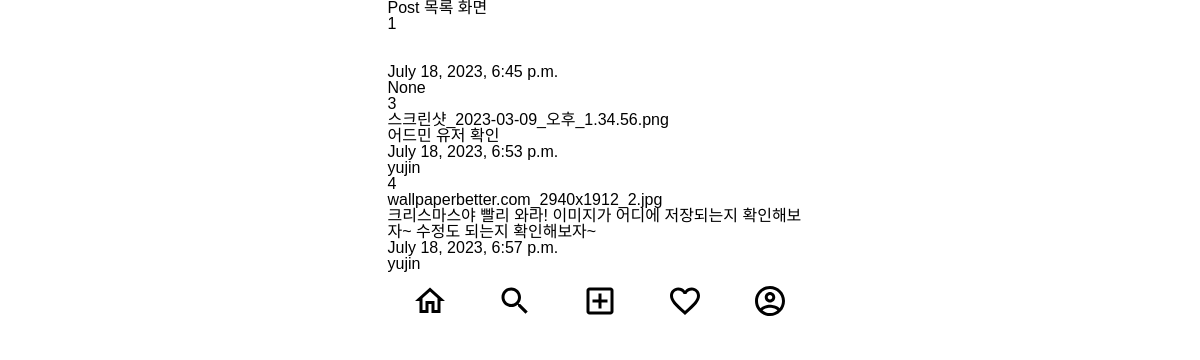
/posts/, run on the app's committed database.
### posts/models.py (models this page shows)
class Post (models.Model):
    image = models.ImageField(verbose_name='이미지', null=True, blank=True)
    content = models.TextField(verbose_name='내용', null=True)
    created_at = models.DateTimeField(verbose_name='작성일', auto_now_add=True)
    view_count = models.IntegerField(verbose_name='조회수', default=0)
    writer = models.ForeignKey(to=User, on_delete=models.CASCADE, verbose_name='작성자', null=True, blank=True)

### posts/views.py (the view)
# urls.py: path('', post_list_view, name = 'post-list'),
def post_list_view(request):
    post_list = Post.objects.all()
    context = {
        'post_list':post_list,
    }
    return render(request, 'posts/post_list.html', context)

### myinsta/templates/posts/post_list.html (shortened to what this page needs)
{% extends 'base.html' %}
{% block content %}
<h1>Post 목록 화면</h1>
    {% for post in post_list %}
    <div>
        {{ post.id }} <br/>
        {{ post.image }} <br/>
        {{ post.content }} <br/>
        {{ post.created_at }} <br/>
        {{ post.writer }} <br/>
    </div>
    {% endfor %}
{% endblock %}

### myinsta/templates/base.html (shortened to what this page needs)
{% load static %}
<!DOCTYPE html>
<html lang="ko">
<head>
    <link rel="stylesheet" href="{% static 'css/reset.css' %}">
    <link rel="stylesheet" href="{% static 'css/index.css' %}">
</head>
<body class="container">
    <div>
        {% block content %}
        {% endblock %}
    </div>
    <div>
        <nav>
            <ul class="bottom-menu-group">
                <li>
                    <a href="{% url 'index' %}">
                        <img src="{% static 'icons/home_outlined_black_36dp.svg' %}" alt="홈">
                    </a>
                </li>
                <li>
                    <img src="{% static 'icons/search_outlined_black_36dp.svg' %}" alt="검색">
                </li>
                <li>
                    <a href="{% url 'posts:post-create' %}">
                        <img src="{% static 'icons/add_box_outlined_black_36dp.svg' %}" alt="글쓰기">
                    </a>
                </li>
                <li>
                    <img src="{% static 'icons/favorite_outlined_black_36dp.svg' %}" alt="좋아요">
                </li>
                <li>
                    <img src="{% static 'icons/account_circle_outlined_black_36dp.svg' %}" alt="프로필">
                </li>
            </ul>
        </nav>
    </div>
</body>
</html>

### myinsta/static/css/index.css (style rules this page uses)
.container { display: flex; flex-direction: column; max-width: 425px; }
body { font-family: 'Noto Sans KR', sans-serif; margin: 0 auto 60px auto; }
.bottom-menu-group { display: flex; height: 60px; align-items: center; justify-content: space-around; background-color: #FFFFFF; }

### data on the page
Post: id "1", created_at "July 18, 2023, 6:45 p.m.", writer "None"
Post: id "3", image "스크린샷_2023-03-09_오후_1.34.56.png", content "어드민 유저 확인", created_at "July 18, 2023, 6:53 p.m.", writer "yujin"
Post: id "4", image "wallpaperbetter.com_2940x1912_2.jpg", content "크리스마스야 빨리 와라! 이미지가 어디에 저장되는지 확인해보자~ 수정도 되는지 확인해보자~", created_at "July 18, 2023, 6:57 p.m.", writer "yujin"
